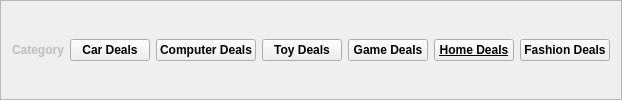
        <widget class="QFrame" name="frame_2">
         <property name="font">
          <font>
           <weight>75</weight>
           <bold>true</bold>
          </font>
         </property>
         <property name="frameShape">
          <enum>QFrame::StyledPanel</enum>
         </property>
         <property name="frameShadow">
          <enum>QFrame::Raised</enum>
         </property>
         <layout class="QHBoxLayout" name="horizontalLayout_5">
          <item>
           <widget class="QLabel" name="label_6">
            <property name="enabled">
             <bool>false</bool>
            </property>
            <property name="text">
             <string>Category</string>
            </property>
           </widget>
          </item>
          <item>
           <widget class="QPushButton" name="pushButton_9">
            <property name="font">
             <font>
              <pointsize>9</pointsize>
              <weight>75</weight>
              <bold>true</bold>
              <underline>false</underline>
             </font>
            </property>
            <property name="text">
             <string>Car Deals</string>
            </property>
           </widget>
          </item>
          <item>
           <widget class="QPushButton" name="pushButton_10">
            <property name="font">
             <font>
              <pointsize>9</pointsize>
              <weight>75</weight>
              <bold>true</bold>
              <underline>false</underline>
             </font>
            </property>
            <property name="text">
             <string>Computer Deals</string>
            </property>
           </widget>
          </item>
          <item>
           <widget class="QPushButton" name="pushButton_11">
            <property name="font">
             <font>
              <pointsize>9</pointsize>
              <weight>75</weight>
              <bold>true</bold>
              <underline>false</underline>
             </font>
            </property>
            <property name="text">
             <string>Toy Deals</string>
            </property>
           </widget>
          </item>
          <item>
           <widget class="QPushButton" name="pushButton_12">
            <property name="font">
             <font>
              <pointsize>9</pointsize>
              <weight>75</weight>
              <bold>true</bold>
              <underline>false</underline>
             </font>
            </property>
            <property name="text">
             <string>Game Deals</string>
            </property>
           </widget>
          </item>
          <item>
           <widget class="QPushButton" name="pushButton_13">
            <property name="font">
             <font>
              <pointsize>9</pointsize>
              <weight>75</weight>
              <bold>true</bold>
              <underline>true</underline>
             </font>
            </property>
            <property name="text">
             <string>Home Deals</string>
            </property>
           </widget>
          </item>
          <item>
           <widget class="QPushButton" name="pushButton_14">
            <property name="font">
             <font>
              <pointsize>9</pointsize>
              <weight>75</weight>
              <bold>true</bold>
              <underline>false</underline>
             </font>
            </property>
            <property name="text">
             <string>Fashion Deals</string>
            </property>
           </widget>
          </item>
         </layout>
        </widget>
